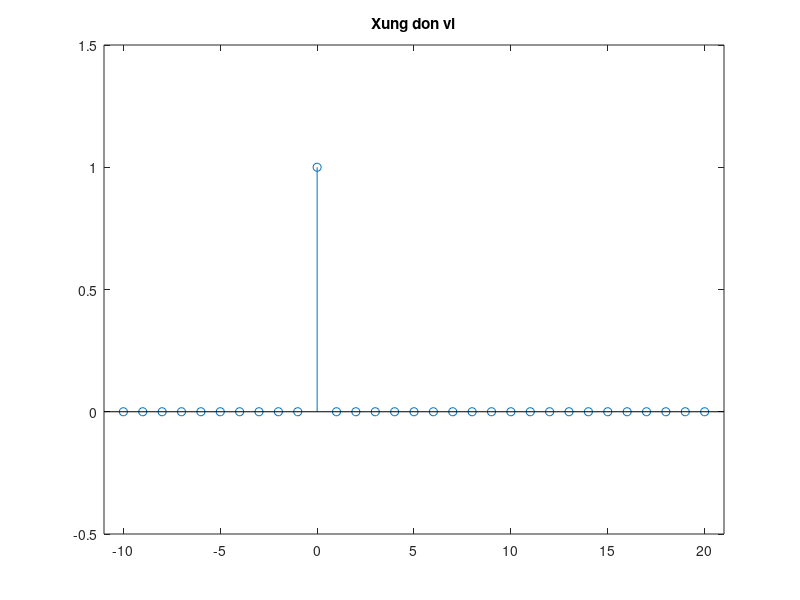

Recreate this plot in MATLAB.
% Bai 2.1 Ham xung don vi
n = -10:20; 
delta=[zeros(1,10) 1 zeros(1,20)]; 
stem(n,delta); 
axis([-11 21 -0.5 1.5]);
title('Xung don vi');

     